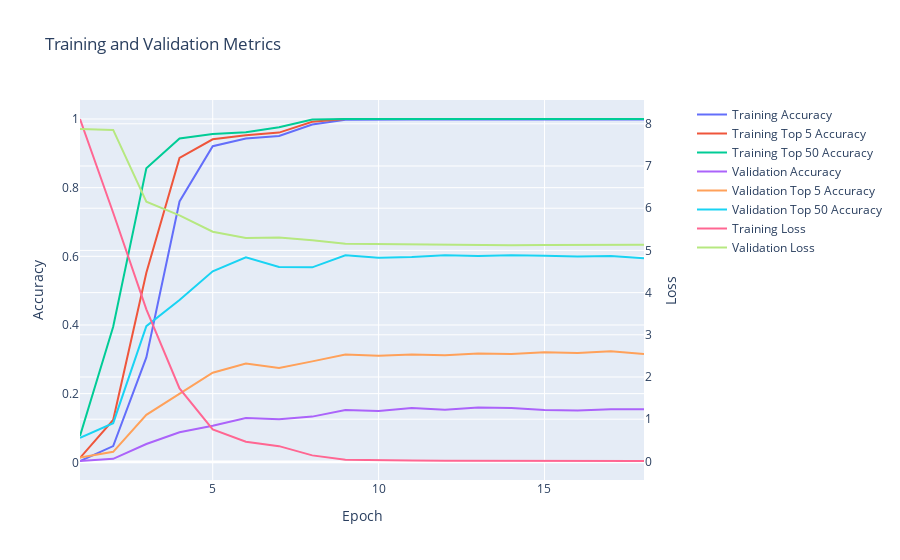

Notebook code for this chart:
### Code cell
arcface_cross_entropy_model.display_training_history()

### Figure 1 — Plotly figure (JSON) as saved in the notebook; plotly's stock layout.template omitted (floating-point values rounded to 4 significant figures)
{"data": [{"mode": "lines", "name": "Training Accuracy", "type": "scatter", "x": [1, 2, 3, 4, 5, 6, 7, 8, 9, 10, 11, 12, 13, 14, 15, 16, 17, 18], "xaxis": "x", "y": [0.003799, 0.04717, 0.3055, 0.7597, 0.9209, 0.943, 0.9506, 0.9839, 0.9975, 0.9987, 0.9987, 0.9987, 0.9987, 0.9987, 0.9987, 0.9987, 0.9987, 0.9987, 0.9987], "yaxis": "y"}, {"mode": "lines", "name": "Training Top 5 Accuracy", "type": "scatter", "x": [1, 2, 3, 4, 5, 6, 7, 8, 9, 10, 11, 12, 13, 14, 15, 16, 17, 18], "xaxis": "x", "y": [0.01266, 0.1235, 0.5521, 0.8867, 0.9408, 0.9528, 0.9604, 0.9921, 0.9997, 1.0, 1.0, 1.0, 1.0, 1.0, 1.0, 1.0, 1.0, 1.0, 1.0], "yaxis": "y"}, {"mode": "lines", "name": "Training Top 50 Accuracy", "type": "scatter", "x": [1, 2, 3, 4, 5, 6, 7, 8, 9, 10, 11, 12, 13, 14, 15, 16, 17, 18], "xaxis": "x", "y": [0.07661, 0.3951, 0.8566, 0.943, 0.956, 0.9614, 0.9759, 0.9984, 1.0, 1.0, 1.0, 1.0, 1.0, 1.0, 1.0, 1.0, 1.0, 1.0, 1.0], "yaxis": "y"}, {"mode": "lines", "name": "Validation Accuracy", "type": "scatter", "x": [1, 2, 3, 4, 5, 6, 7, 8, 9, 10, 11, 12, 13, 14, 15, 16, 17, 18], "xaxis": "x", "y": [0.003802, 0.01014, 0.05323, 0.08745, 0.1065, 0.1293, 0.1255, 0.1331, 0.1521, 0.1496, 0.1584, 0.1534, 0.1597, 0.1584, 0.1521, 0.1508, 0.1546, 0.1546, 0.1521], "yaxis": "y"}, {"mode": "lines", "name": "Validation Top 5 Accuracy", "type": "scatter", "x": [1, 2, 3, 4, 5, 6, 7, 8, 9, 10, 11, 12, 13, 14, 15, 16, 17, 18], "xaxis": "x", "y": [0.01394, 0.03042, 0.1381, 0.199, 0.2611, 0.2877, 0.275, 0.294, 0.3143, 0.3105, 0.3143, 0.3118, 0.3169, 0.3156, 0.3207, 0.3181, 0.3232, 0.3156, 0.3219], "yaxis": "y"}, {"mode": "lines", "name": "Validation Top 50 Accuracy", "type": "scatter", "x": [1, 2, 3, 4, 5, 6, 7, 8, 9, 10, 11, 12, 13, 14, 15, 16, 17, 18], "xaxis": "x", "y": [0.07098, 0.1141, 0.3967, 0.4728, 0.5564, 0.597, 0.5691, 0.5678, 0.6033, 0.5957, 0.5982, 0.6033, 0.6008, 0.6033, 0.602, 0.5995, 0.6008, 0.5944, 0.5944], "yaxis": "y"}, {"mode": "lines", "name": "Training Loss", "type": "scatter", "x": [1, 2, 3, 4, 5, 6, 7, 8, 9, 10, 11, 12, 13, 14, 15, 16, 17, 18], "xaxis": "x", "y": [8.114, 5.893, 3.603, 1.729, 0.756, 0.4663, 0.3616, 0.1425, 0.04015, 0.02292, 0.01862, 0.01685, 0.01431, 0.01297, 0.01115, 0.009871, 0.009402, 0.009992, 0.00794], "yaxis": "y2"}, {"mode": "lines", "name": "Validation Loss", "type": "scatter", "x": [1, 2, 3, 4, 5, 6, 7, 8, 9, 10, 11, 12, 13, 14, 15, 16, 17, 18], "xaxis": "x", "y": [7.875, 7.856, 6.154, 5.831, 5.443, 5.295, 5.308, 5.242, 5.155, 5.148, 5.132, 5.131, 5.125, 5.121, 5.127, 5.128, 5.134, 5.135, 5.138], "yaxis": "y2"}], "layout": {"title": {"text": "Training and Validation Metrics"}, "xaxis": {"anchor": "y", "domain": [0.0, 0.94], "title": {"text": "Epoch"}}, "yaxis": {"anchor": "x", "domain": [0.0, 1.0], "title": {"text": "Accuracy"}}, "yaxis2": {"anchor": "x", "overlaying": "y", "side": "right", "title": {"text": "Loss"}}}}
